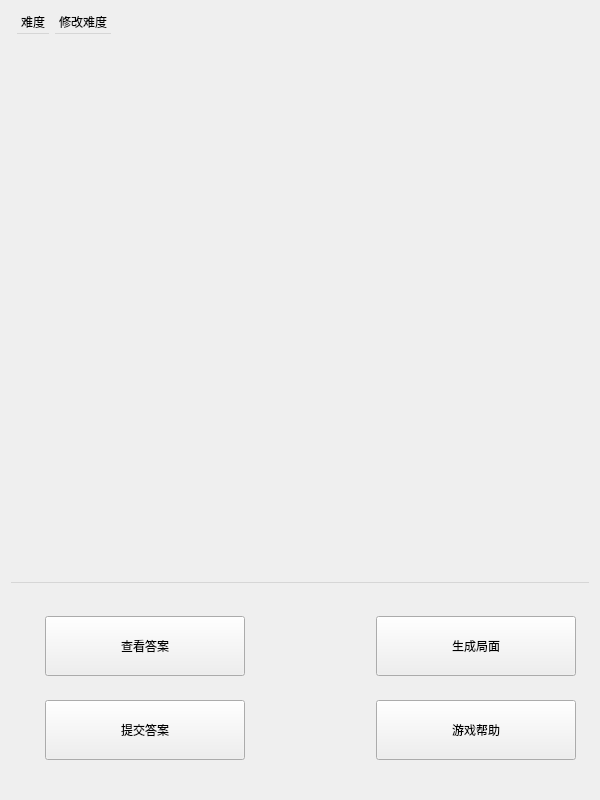
<?xml version="1.0" encoding="UTF-8"?>
<ui version="4.0">
 <class>Widget</class>
 <widget class="QWidget" name="Widget">
  <property name="geometry">
   <rect>
    <x>0</x>
    <y>0</y>
    <width>600</width>
    <height>800</height>
   </rect>
  </property>
  <property name="sizePolicy">
   <sizepolicy hsizetype="Preferred" vsizetype="Preferred">
    <horstretch>0</horstretch>
    <verstretch>0</verstretch>
   </sizepolicy>
  </property>
  <property name="minimumSize">
   <size>
    <width>600</width>
    <height>800</height>
   </size>
  </property>
  <property name="maximumSize">
   <size>
    <width>600</width>
    <height>800</height>
   </size>
  </property>
  <property name="contextMenuPolicy">
   <enum>Qt::NoContextMenu</enum>
  </property>
  <property name="windowTitle">
   <string>Widget</string>
  </property>
  <layout class="QVBoxLayout" name="verticalLayout">
   <item>
    <widget class="QMenuBar" name="sudokuBar">
     <widget class="QMenu" name="menu">
      <property name="title">
       <string>修改难度</string>
      </property>
      <addaction name="separator"/>
      <addaction name="actionsimple"/>
      <addaction name="actionmiddle"/>
      <addaction name="actionhard"/>
     </widget>
     <widget class="QMenu" name="diffShower">
      <property name="title">
       <string>难度</string>
      </property>
     </widget>
     <addaction name="diffShower"/>
     <addaction name="menu"/>
    </widget>
   </item>
   <item>
    <layout class="QGridLayout" name="gridLayout">
     <property name="sizeConstraint">
      <enum>QLayout::SetFixedSize</enum>
     </property>
    </layout>
   </item>
   <item>
    <widget class="QWidget" name="widget" native="true">
     <property name="minimumSize">
      <size>
       <width>600</width>
       <height>200</height>
      </size>
     </property>
     <property name="maximumSize">
      <size>
       <width>600</width>
       <height>200</height>
      </size>
     </property>
     <layout class="QGridLayout" name="gridLayout_2">
      <item row="0" column="2">
       <spacer name="horizontalSpacer">
        <property name="orientation">
         <enum>Qt::Horizontal</enum>
        </property>
        <property name="sizeType">
         <enum>QSizePolicy::Fixed</enum>
        </property>
        <property name="sizeHint" stdset="0">
         <size>
          <width>100</width>
          <height>20</height>
         </size>
        </property>
       </spacer>
      </item>
      <item row="0" column="1">
       <widget class="QPushButton" name="btn_answer">
        <property name="minimumSize">
         <size>
          <width>200</width>
          <height>60</height>
         </size>
        </property>
        <property name="maximumSize">
         <size>
          <width>200</width>
          <height>60</height>
         </size>
        </property>
        <property name="text">
         <string>查看答案</string>
        </property>
       </widget>
      </item>
      <item row="0" column="3">
       <widget class="QPushButton" name="btn_create">
        <property name="minimumSize">
         <size>
          <width>200</width>
          <height>60</height>
         </size>
        </property>
        <property name="maximumSize">
         <size>
          <width>200</width>
          <height>60</height>
         </size>
        </property>
        <property name="text">
         <string>生成局面</string>
        </property>
       </widget>
      </item>
      <item row="2" column="3">
       <widget class="QPushButton" name="btn_help">
        <property name="minimumSize">
         <size>
          <width>200</width>
          <height>60</height>
         </size>
        </property>
        <property name="maximumSize">
         <size>
          <width>200</width>
          <height>60</height>
         </size>
        </property>
        <property name="text">
         <string>游戏帮助</string>
        </property>
       </widget>
      </item>
      <item row="2" column="1">
       <widget class="QPushButton" name="btn_submit">
        <property name="minimumSize">
         <size>
          <width>200</width>
          <height>60</height>
         </size>
        </property>
        <property name="maximumSize">
         <size>
          <width>200</width>
          <height>60</height>
         </size>
        </property>
        <property name="text">
         <string>提交答案</string>
        </property>
       </widget>
      </item>
     </layout>
    </widget>
   </item>
  </layout>
  <action name="actionsimple">
   <property name="text">
    <string>简单模式</string>
   </property>
  </action>
  <action name="actionmiddle">
   <property name="text">
    <string>普通模式</string>
   </property>
  </action>
  <action name="actionhard">
   <property name="text">
    <string>困难模式</string>
   </property>
  </action>
 </widget>
 <resources/>
 <connections/>
</ui>
